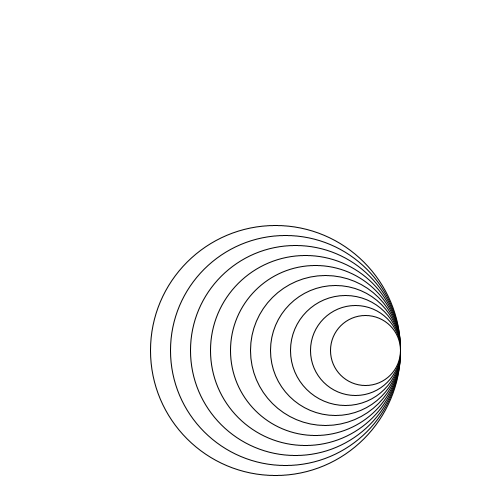
Frame 1 (no input)
Frame 60 (the mouse pressed at the canvas centre just before this capture): identical to frame 1, image omitted
Frame 120 (the mouse held since frame 60 and released just before this capture): identical to frame 1, image omitted

The Processing sketch that drew this single still picture (run headless with seeded random() and noise(); from frame 60 on, the mouse is pressed at the canvas centre):

// Processing sketch: h9_6
// ── h9_6.pde
void setup (){
  size(500,500);
}

void draw(){
  background(255,255,255);
  drawRightC(400,350,250,10);
}

void drawRightC( int x, int y  , int sizeC, int aantal){
  for(int i = 0; i < aantal; i++){
    ellipse(x - sizeC/2,y,sizeC,sizeC);
    sizeC -= 20;
  }
}
